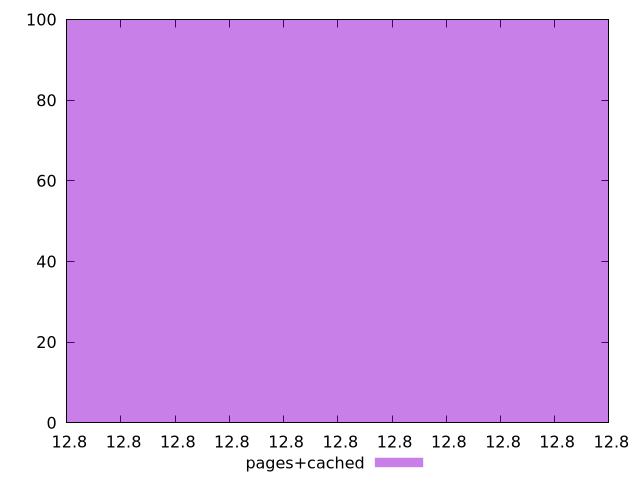

This chart was generated by the following gnuplot code:
$_pagesCached <<EOF
12.80000000000001 100
EOF
set key outside below
set terminal pngcairo
set output "report_00006_2020-11-02T20-21-41.718Z/estimated-input-latency/pages+cached//raw_hist.png"
set yrange [0:100]
set boxwidth 1.7983939046234355e-14
set style fill transparent solid 0.5 noborder
plot $_pagesCached title "pages+cached" with boxes ,
